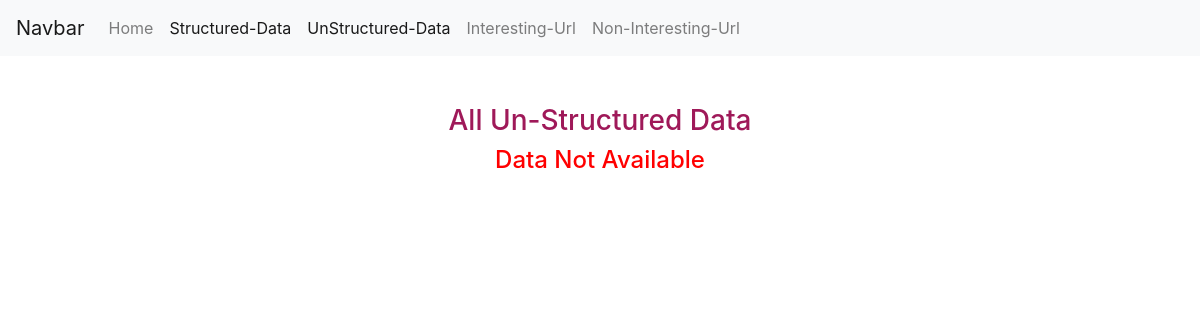
/UsData/, run on an earlier commit of the app's database.
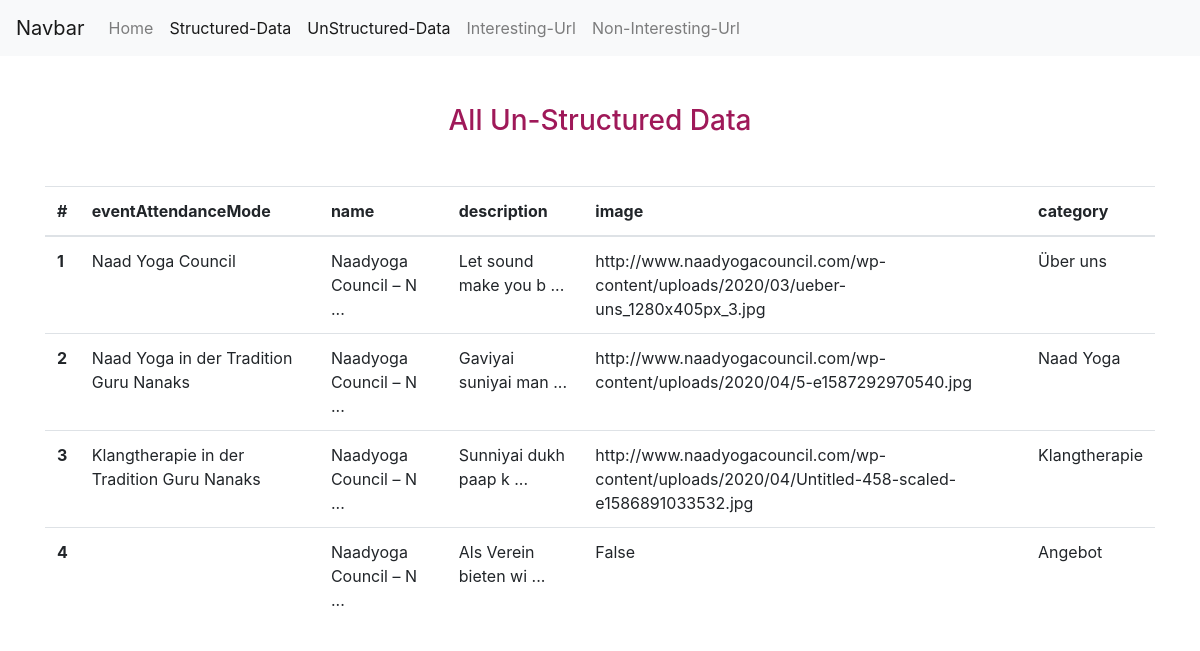
And on a later commit of the database.
### sApp/models.py (models this page shows, shortened)
class uData(models.Model):
    eventAttendanceMode = models.CharField(max_length=256, default="OnlineEventAttendanceMode", blank=True, null=True)
    name = models.CharField(max_length=300, blank=True, null=True)
    description = models.TextField(blank=True, null=True)
    image = models.ImageField(blank=True, null=True)
    category = models.TextField(blank=True, default="Online Events", null=True)

### sApp/views.py (the view)
# urls.py: path('UsData/', u_Data, name='UsData'),
def u_Data(request):
    ausd = uData.objects.all()
    return render(request, 'all_UnS_Data.html', {'UsData': ausd})

### sApp/templates/all_UnS_Data.html (shortened to what this page needs)
<!doctype html>
<html lang="en">
  <head>
    <link rel="stylesheet" href="https://maxcdn.bootstrapcdn.com/bootstrap/4.0.0/css/bootstrap.min.css">
  </head>
  <body>
      {% include 'base/navbar.html' %}
    <div class="container mt-5">
        <h3 class="text-center mt-5" style="color: #9f1959;">All Un-Structured Data</h3>
      {% if UsData %}
        <table class="table mt-5">
          <thead>
            <tr>
              <th scope="col">#</th>
              <th scope="col">eventAttendanceMode</th>
              <th scope="col">name</th>
              <th scope="col">description</th>
              <th scope="col">image</th>
              <th scope="col">category</th>
            </tr>
          </thead>
          <tbody>
          {% for i in UsData %}
            <tr>
              <th scope="row">{{ forloop.counter }}</th>
              <td>{{i.eventAttendanceMode}}</td>
              <td>{{i.name|slice:":20"}} ...</td>
              <td>{{i.description|slice:":20"}} ...</td>
              <td>{{i.image}}</td>
              <td>{{i.category|slice:":20"}}</td>
            </tr>
          {% endfor %}
          </tbody>
        </table>
      {% else %}
      <h4 class="text-center" style="color: red;">Data Not Available</h4>
      {% endif %}
    </div>
  </body>
</html>

### sApp/templates/base/navbar.html (shortened to what this page needs)
<nav class="navbar navbar-expand-lg navbar-light bg-light">
  <a class="navbar-brand" href="{% url 'home' %}">Navbar</a>
  <div class="collapse navbar-collapse" id="navbarSupportedContent">
    <ul class="navbar-nav mr-auto">
        <li
      {% if '/' == request.path %}
        class="nav-item active"
      {% else %}
        class="nav-item"
      {% endif %}
    >
      <a class="nav-link" href="{% url 'home' %}">Home</a>
    </li>
        <li
            {% if 'sData/' in request.path %}
              class="nav-item active"
            {% else %}
              class="nav-item"
            {% endif %}
          >
            <a class="nav-link" href="{% url 'sData' %}">
               Structured-Data</a>
        </li>
         <li
            {% if 'UsData/' in request.path %}
              class="nav-item active"
            {% else %}
              class="nav-item"
            {% endif %}
          >
            <a class="nav-link" href="{% url 'UsData' %}">
               UnStructured-Data</a>
        </li>
        <li
            {% if 'iUrl/' in request.path %}
              class="nav-item active"
            {% else %}
              class="nav-item"
            {% endif %}
          >
            <a class="nav-link" href="{% url 'iUrl' %}">
               Interesting-Url</a>
        </li>
        <li
            {% if 'nUrls/' in request.path %}
              class="nav-item active"
            {% else %}
              class="nav-item"
            {% endif %}
          >
            <a class="nav-link" href="{% url 'nUrls' %}">
               Non-Interesting-Url</a>
        </li>
    </ul>
  </div>
</nav>

What changed in the data, as far as the page shows it:
added uData: eventAttendanceMode "Naad Yoga Council", name "Naadyoga Council – N", description "Let sound make you b", image "http://www.naadyogacouncil.com/wp-content/uploads/2020/03/ueber-uns_1280x405px_3.jpg", category "Über uns"
added uData: eventAttendanceMode "Naad Yoga in der Tradition Guru Nanaks", name "Naadyoga Council – N", description "Gaviyai suniyai man", image "http://www.naadyogacouncil.com/wp-content/uploads/2020/04/5-e1587292970540.jpg", category "Naad Yoga"
added uData: eventAttendanceMode "Klangtherapie in der Tradition Guru Nanaks", name "Naadyoga Council – N", description "Sunniyai dukh paap k", image "http://www.naadyogacouncil.com/wp-content/uploads/2020/04/Untitled-458-scaled-e1586891033532.jpg", category "Klangtherapie"
added uData: name "Naadyoga Council – N", description "Als Verein bieten wi", image "False", category "Angebot"
Also different on the page:
text no longer shown: "Data Not Available"
text now shown: "# eventAttendanceMode name description image category"
